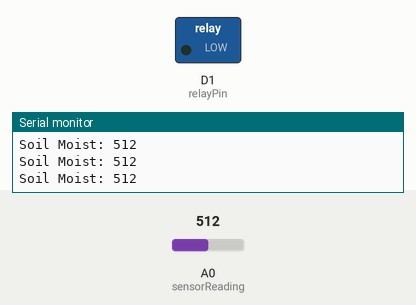
Recording of a sketch running on a simulated ESP8266 (NodeMCU). Shown: switched loads named in the sketch (green lamp = pin HIGH), the last lines printed to the serial monitor. The inputs (shaded band) are chosen by the test bench; at power-on: A0 (sensorReading) = 512. WiFi joins after 1.5 s; servers stay silent unless stated; uploads are accepted with an empty reply.

Above: at 5.2 s.
5.3 s: A0 (sensorReading) set to 617
7.2 s: A0 (sensorReading) set to 635
At 9.3 s:
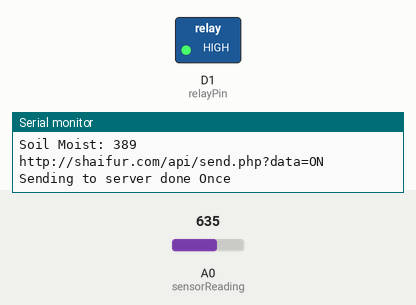
Timing chart, 0 to 10.8 s (numbered marks = the images above; inputs shaded):
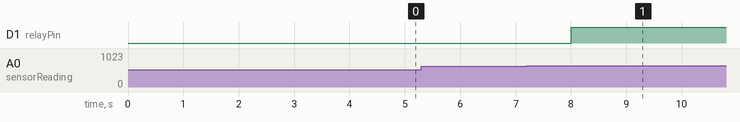

Measured:
- the behaviour switches between 624 and 625 on A0 (sensorReading) (found by bisection; images 0 and 1)
- after the input at 7.2 s, D1 (relayPin): LOW → HIGH after 0.80 s

The sketch:

IoT_Water_Pump_v2.ino
```cpp
/*
   Code version: 2.0
   Date: 5 May 2019
   Original version: Sakib Ahmed
   V2: Shaifur Rahman


   ###########Application###########

   Controlling motor with soil moisture reading.
   Motor will turn ON if the value is less than minimum moist and will turn OFF if the value cross max moist.

*/

#include <Arduino.h>
#include <ESP8266WiFi.h>
#include <ESP8266WiFiMulti.h>
#include <ESP8266HTTPClient.h>
#include <WiFiClient.h>
ESP8266WiFiMulti WiFiMulti;

String weblink = "http://shaifur.com/api/send.php?data=";

String data;

boolean updated = false; //flag

// relay pin (active "HIGH" type)
int relayPin = D1;
int soil_moist;
int max_moist = 800;  // Max Moist
int min_moist = 400;  // Minimum Moist
void setup() {
  Serial.begin(115200);
  pinMode(relayPin, OUTPUT);
  pump_off(); //to make sure the pump is off initially
  webSetup();
}

void loop() {
  if (sensorReading() > max_moist) {
    pump_off();
  }
  else if(sensorReading() < min_moist){
    pump_on();
    }
}
```

reading.ino
```cpp
int sensorReading() {
  soil_moist = 1024 - analogRead(A0);
  // print out the value you read:
  Serial.println( (String)"Soil Moist: " + soil_moist );
  delay(500);        // delay in between reads for stability
  return soil_moist;
}


//pump control
bool pumpStatus_current = false ;
bool pumpStatus_previous = false;
void pump_on() {
  digitalWrite(relayPin, HIGH);

  data = weblink + "ON";

  Serial.println(data);
  pumpStatus_current = true;
  sendToServerOnce();
}


void pump_off() {
  digitalWrite(relayPin, LOW);
  data = weblink + "OFF";
  pumpStatus_current = false;
  Serial.println(data);
  sendToServerOnce();
}
```

web.ino
```cpp
void webSetup() {
  Serial.println();
  Serial.println();
  Serial.println();

  for (uint8_t t = 4; t > 0; t--) {
    Serial.printf("[SETUP] WAIT %d...\n", t);
    Serial.flush();
    delay(1000);
  }

  WiFi.mode(WIFI_STA);
  WiFiMulti.addAP("TECHCOM-TURBO", "techcomadmin@71"); // wifi-pass

}

//void postOnceEveryChange() {
//  if (updated == false) {
//    String data = weblink + pump_status;
//    serverPost(data);//post into server
//  }
//}


void serverPost(String link) {
  if ((WiFiMulti.run() == WL_CONNECTED)) {
    WiFiClient client;
    HTTPClient http;
    Serial.print("[HTTP] begin...\n");
    if (http.begin(client, link)) {  // HTTP
      // start connection and send HTTP header
      int httpCode = http.GET();
      Serial.print("posted:");
      Serial.print(link);
      updated == true;
      http.end();
    }
    else {
      Serial.printf("[HTTP} Unable to connect\n");
    }
  }
}


void sendToServerOnce() {
  if (pumpStatus_previous != pumpStatus_current) {
    pumpStatus_previous = true;
    if (pumpStatus_current) {
      pumpStatus_previous = true;
    }
    else if (!pumpStatus_current) {
      pumpStatus_previous = false;
    }
    Serial.println("Sending to server done Once");
    serverPost(data);
  }
}
```
